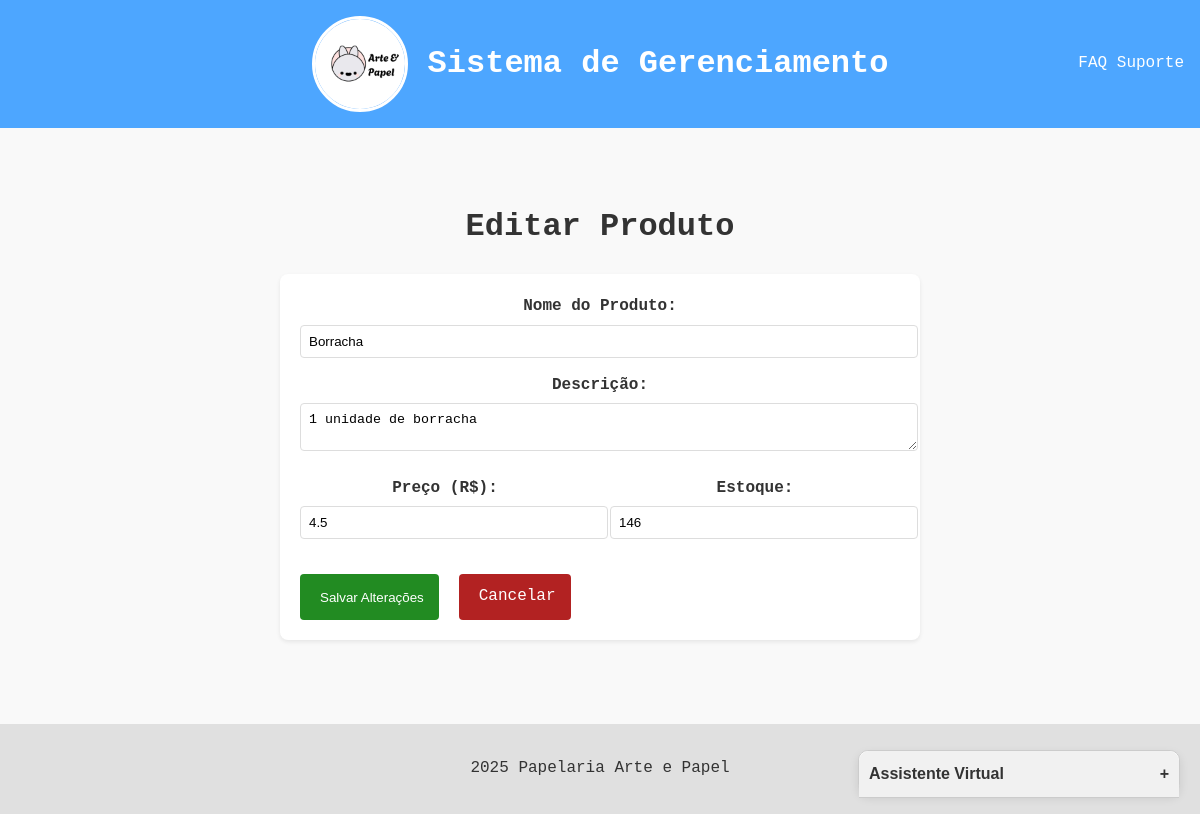
Before: /produtos/editar/3 with the older database file.
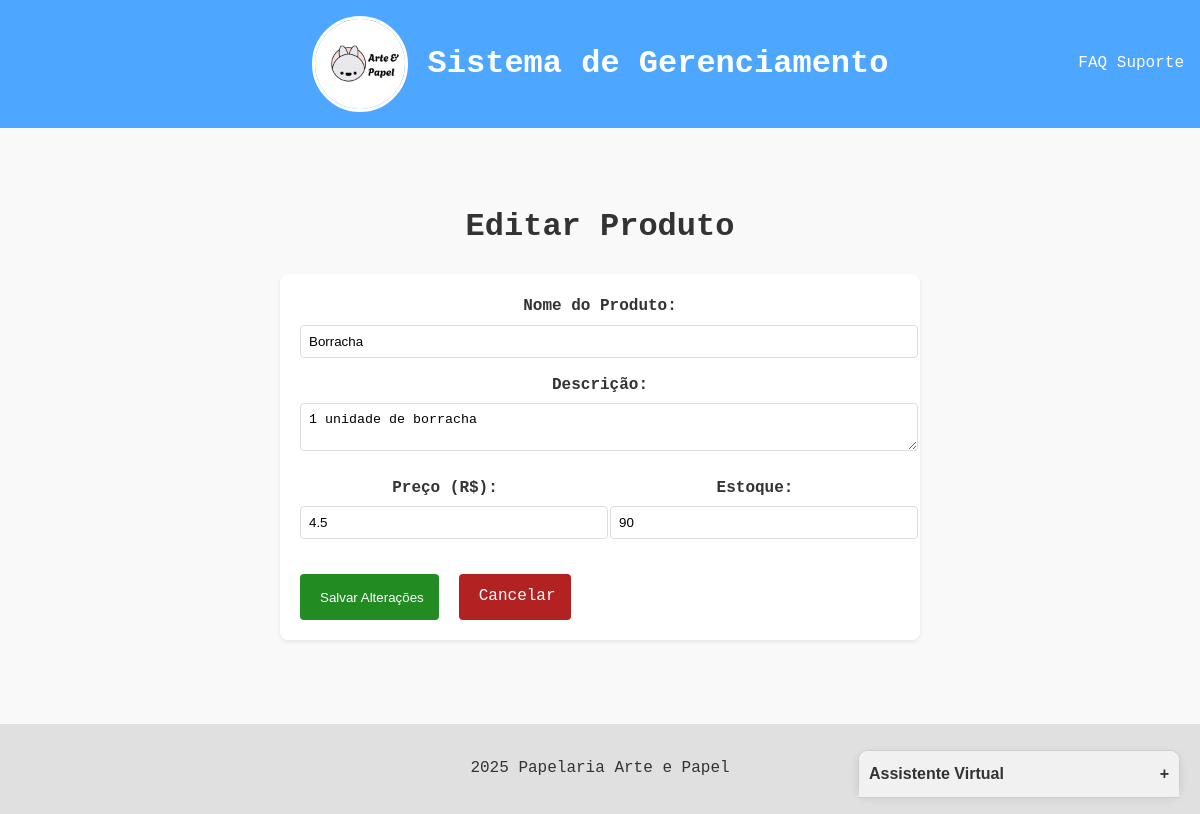
After: the same page with the newer database file.
### app.py (models this page shows)
class Produto(db.Model):
    id = db.Column(db.Integer, primary_key=True)
    nome = db.Column(db.String(100), nullable=False)
    descricao = db.Column(db.String(200))
    preco = db.Column(db.Float, nullable=False)
    quantidade = db.Column(db.Integer, default=0)
    data_cadastro = db.Column(db.DateTime, default=datetime.utcnow)

### app.py (the view, shortened to what this page needs)
@app.route('/produtos/editar/<int:id>', methods=['GET', 'POST'])
def editar_produto(id):
    produto = Produto.query.get_or_404(id)
    return render_template('produtos/editar.html', produto=produto)

### templates/produtos/editar.html (shortened to what this page needs)
{% extends "base.html" %}
{% block content %}
<div class="container">
    <h1>Editar Produto</h1>
    <form method="POST" class="form-produto">
        <div class="form-group">
            <label for="nome">Nome do Produto:</label>
            <input type="text" id="nome" name="nome"
                   value="{{ produto.nome }}" required>
        </div>
        <div class="form-group">
            <label for="descricao">Descrição:</label>
            <textarea id="descricao" name="descricao">{{ produto.descricao }}</textarea>
        </div>
        <div class="form-row">
            <div class="form-group">
                <label for="preco">Preço (R$):</label>
                <input type="number" step="0.01" id="preco" name="preco"
                       value="{{ produto.preco }}" required>
            </div>
            <div class="form-group">
                <label for="quantidade">Estoque:</label>
                <input type="number" id="quantidade" name="quantidade"
                       value="{{ produto.quantidade }}">
            </div>
        </div>
        <div class="form-actions">
            <button type="submit" class="btn-salvar">
                 Salvar Alterações
            </button>
            <a href="{{ url_for('listar_produtos') }}" class="btn-cancelar">
                 Cancelar
            </a>
        </div>
    </form>
</div>
{% endblock %}

Changed rows visible on the page:
changed Produto "Borracha": quantidade "146" → "90"
